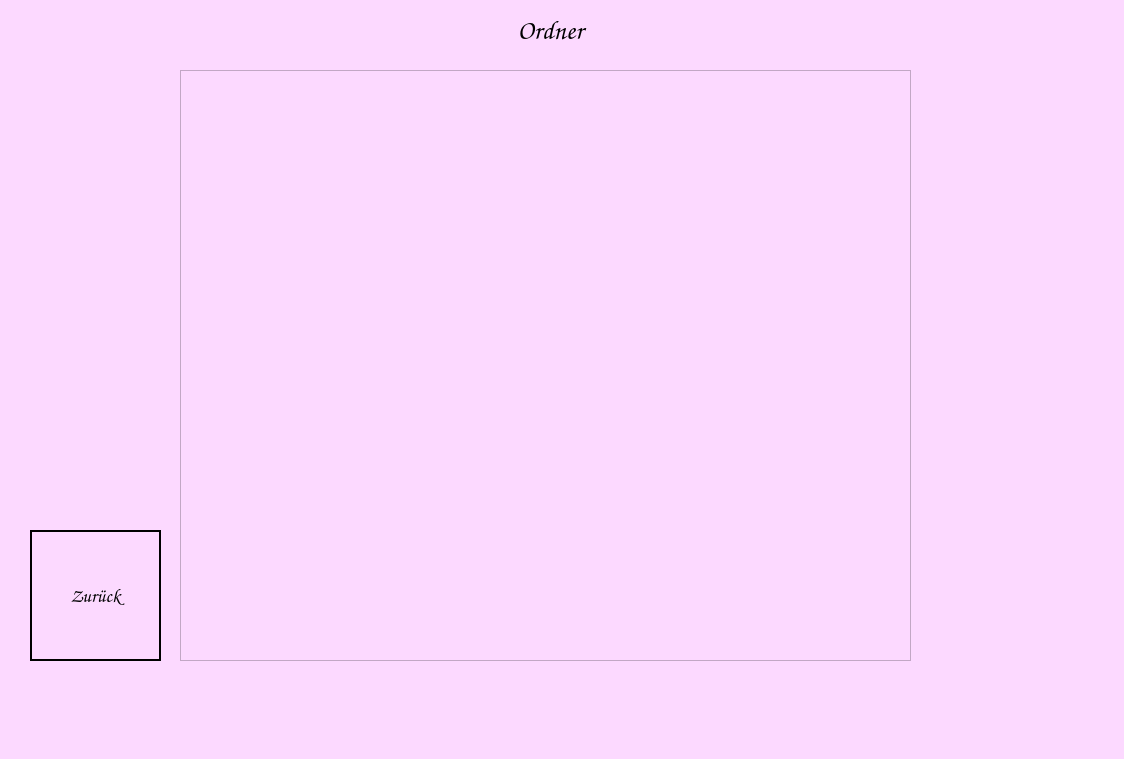
<?xml version="1.0" encoding="UTF-8"?>
<ui version="4.0">
 <class>WindowShowFolders</class>
 <widget class="QMainWindow" name="WindowShowFolders">
  <property name="geometry">
   <rect>
    <x>0</x>
    <y>0</y>
    <width>1124</width>
    <height>759</height>
   </rect>
  </property>
  <property name="windowTitle">
   <string>Vokabeltrainer</string>
  </property>
  <property name="styleSheet">
   <string notr="true">background-color: rgb(252, 217, 255);</string>
  </property>
  <widget class="QWidget" name="centralwidget">
   <widget class="QLabel" name="label">
    <property name="geometry">
     <rect>
      <x>450</x>
      <y>10</y>
      <width>201</width>
      <height>41</height>
     </rect>
    </property>
    <property name="font">
     <font>
      <family>Comic Sans MS</family>
      <pointsize>20</pointsize>
      <bold>true</bold>
     </font>
    </property>
    <property name="layoutDirection">
     <enum>Qt::LayoutDirection::LeftToRight</enum>
    </property>
    <property name="text">
     <string>Ordner</string>
    </property>
    <property name="alignment">
     <set>Qt::AlignmentFlag::AlignCenter</set>
    </property>
   </widget>
   <widget class="QListWidget" name="listWidget">
    <property name="geometry">
     <rect>
      <x>180</x>
      <y>70</y>
      <width>731</width>
      <height>591</height>
     </rect>
    </property>
    <property name="font">
     <font>
      <family>Comic Sans MS</family>
      <pointsize>20</pointsize>
      <bold>true</bold>
     </font>
    </property>
   </widget>
   <widget class="QLabel" name="label_2">
    <property name="geometry">
     <rect>
      <x>30</x>
      <y>530</y>
      <width>131</width>
      <height>131</height>
     </rect>
    </property>
    <property name="text">
     <string/>
    </property>
    <property name="pixmap">
     <pixmap>../pictures/horse_back.png</pixmap>
    </property>
    <property name="scaledContents">
     <bool>true</bool>
    </property>
   </widget>
   <widget class="QPushButton" name="pb_back">
    <property name="geometry">
     <rect>
      <x>30</x>
      <y>530</y>
      <width>131</width>
      <height>131</height>
     </rect>
    </property>
    <property name="font">
     <font>
      <family>Comic Sans MS</family>
      <pointsize>14</pointsize>
      <bold>true</bold>
     </font>
    </property>
    <property name="styleSheet">
     <string notr="true">background-color: transparent;
border-color: rgb(0, 0, 0);
border: 2px solid black;</string>
    </property>
    <property name="text">
     <string>Zurück</string>
    </property>
   </widget>
  </widget>
  <widget class="QMenuBar" name="menubar">
   <property name="geometry">
    <rect>
     <x>0</x>
     <y>0</y>
     <width>1124</width>
     <height>23</height>
    </rect>
   </property>
  </widget>
  <widget class="QStatusBar" name="statusbar"/>
 </widget>
 <resources/>
 <connections/>
</ui>
